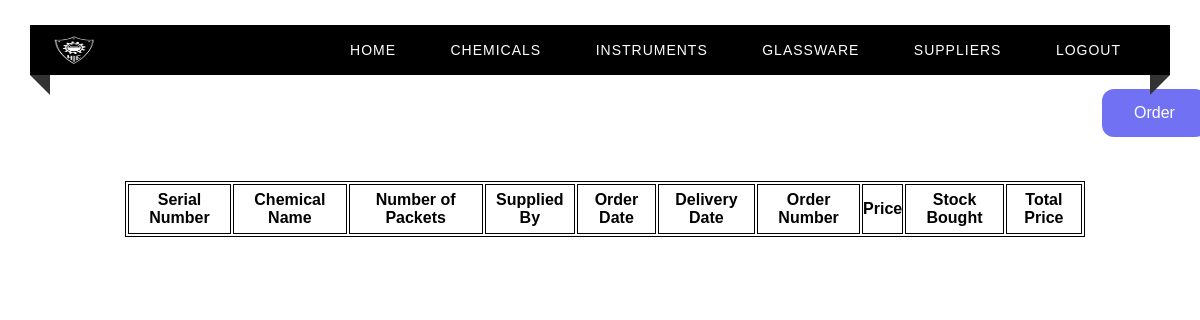
/viewChemicalOrders, run on an earlier commit of the app's database.
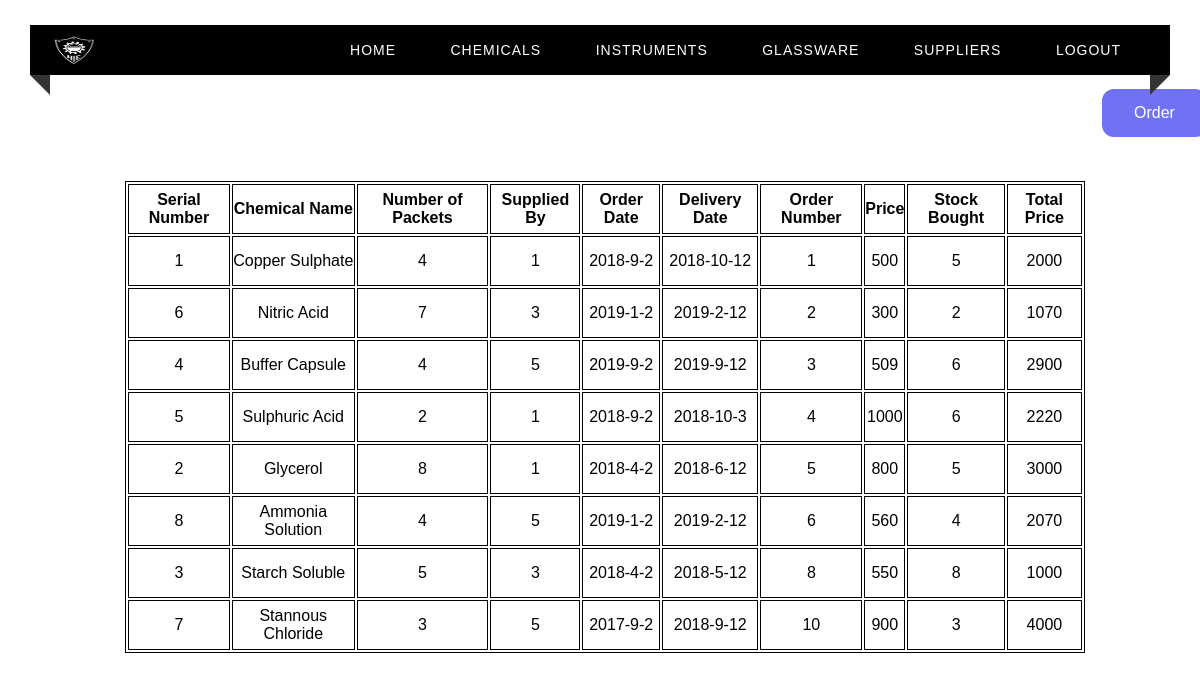
And on a later commit of the database.
### tables this page shows
CREATE TABLE CHEM_ORDER(
    Sno INTEGER(3) UNIQUE ,
    C_name varchar(50),
    No_packs INTEGER(6),
    Supplied_By INTEGER,
    Order_Date Date,
    Date_of_Delivery Date,
    Order_Number INTEGER primary key,
    Price decimal(9,2),
    Total_price decimal(9,2),
    Stock_bought decimal(9,3),
    FOREIGN KEY (Supplied_By) REFERENCES SUPPLIER(Supplier_No),
    FOREIGN KEY (C_name) references CHEMICALS(Chem_Name)
);

### app.py (the view)
@app.route("/viewChemicalOrders")
def viewChemicalOrders() :
    c = get_db()
    cur = c.cursor()
    cur.execute("SELECT * from CHEM_ORDER")
    return render_template("viewChemicalOrders.html", test = cur.fetchall())

### app.py (called while the page is built)
def get_db():
    db = getattr(g, '_database', None)
    if db is None:
        db = g._database = sqlite3.connect(DATABASE)
    return db

@app.teardown_appcontext
def close_connection(exception):
    db = getattr(g, '_database', None)
    if db is not None:
        db.close()

### templates/viewChemicalOrders.html (shortened to what this page needs)
<html>
<head>
    <link rel="stylesheet" type="text/css" href="../static/home.css">
</head>
<body>
<div class="custom-padding">
        <nav>
            <div class="logo"><img src = "../static/nieLogo.png" width = "45px", height = "30px"></div>
            <ul class="menu-area">
                <li><a href="/home">Home</a></li>
                <li><a href="/chemicals">Chemicals</a></li>
                <li><a href="/instruments">Instruments</a></li>
                <li><a href="/glassware">Glassware</a></li>
                <li><a href="/suppliers">Suppliers</a></li>
                <li><a href="/">Logout</a></li>
            </ul>
        </nav>
        <a href="/orderChemicals" class="button">Order</a>
        <div class="tab">
          <table align="center" style="margin-left : 125px; margin-top : 50px;">
              <th>Serial Number</th>
              <th>Chemical Name </th>
              <th>Number of Packets</th>
              <th>Supplied By</th>
              <th>Order Date</th>
              <th>Delivery Date</th>
              <th>Order Number</th>
              <th>Price</th>
              <th>Stock Bought</th>
              <th>Total Price</th>
            {% for row in test %}
            <tr>
                <td> {{ row[0] }}</td>
                <td> {{ row[1] }}</td>
                <td> {{ row[2] }}</td>
                <td> {{ row[3] }}</td>
                <td> {{ row[4] }}</td>
                <td> {{ row[5] }}</td>
                <td> {{ row[6] }}</td>
                <td> {{ row[7] }}</td>
                <td> {{ row[9] }}</td>
                <td> {{ row[8] }}</td>
            </tr>
            {% endfor %}
          </table>
        </div>
    </div>
</body>
</html>

What changed in the data, as far as the page shows it:
added CHEM_ORDER: Sno "1", C_name "Copper Sulphate", No_packs "4", Supplied_By "1", Order_Date "2018-9-2", Date_of_Delivery "2018-10-12", Order_Number "1", Price "500", Stock_bought "5", Total_price "2000"
added CHEM_ORDER: Sno "6", C_name "Nitric Acid", No_packs "7", Supplied_By "3", Order_Date "2019-1-2", Date_of_Delivery "2019-2-12", Order_Number "2", Price "300", Stock_bought "2", Total_price "1070"
added CHEM_ORDER: Sno "4", C_name "Buffer Capsule", No_packs "4", Supplied_By "5", Order_Date "2019-9-2", Date_of_Delivery "2019-9-12", Order_Number "3", Price "509", Stock_bought "6", Total_price "2900"
added CHEM_ORDER: Sno "5", C_name "Sulphuric Acid", No_packs "2", Supplied_By "1", Order_Date "2018-9-2", Date_of_Delivery "2018-10-3", Order_Number "4", Price "1000", Stock_bought "6", Total_price "2220"
added CHEM_ORDER: Sno "2", C_name "Glycerol", No_packs "8", Supplied_By "1", Order_Date "2018-4-2", Date_of_Delivery "2018-6-12", Order_Number "5", Price "800", Stock_bought "5", Total_price "3000"
added CHEM_ORDER: Sno "8", C_name "Ammonia Solution", No_packs "4", Supplied_By "5", Order_Date "2019-1-2", Date_of_Delivery "2019-2-12", Order_Number "6", Price "560", Stock_bought "4", Total_price "2070"
added CHEM_ORDER: Sno "3", C_name "Starch Soluble", No_packs "5", Supplied_By "3", Order_Date "2018-4-2", Date_of_Delivery "2018-5-12", Order_Number "8", Price "550", Stock_bought "8", Total_price "1000"
added CHEM_ORDER: Sno "7", C_name "Stannous Chloride", No_packs "3", Supplied_By "5", Order_Date "2017-9-2", Date_of_Delivery "2018-9-12", Order_Number "10", Price "900", Stock_bought "3", Total_price "4000"
